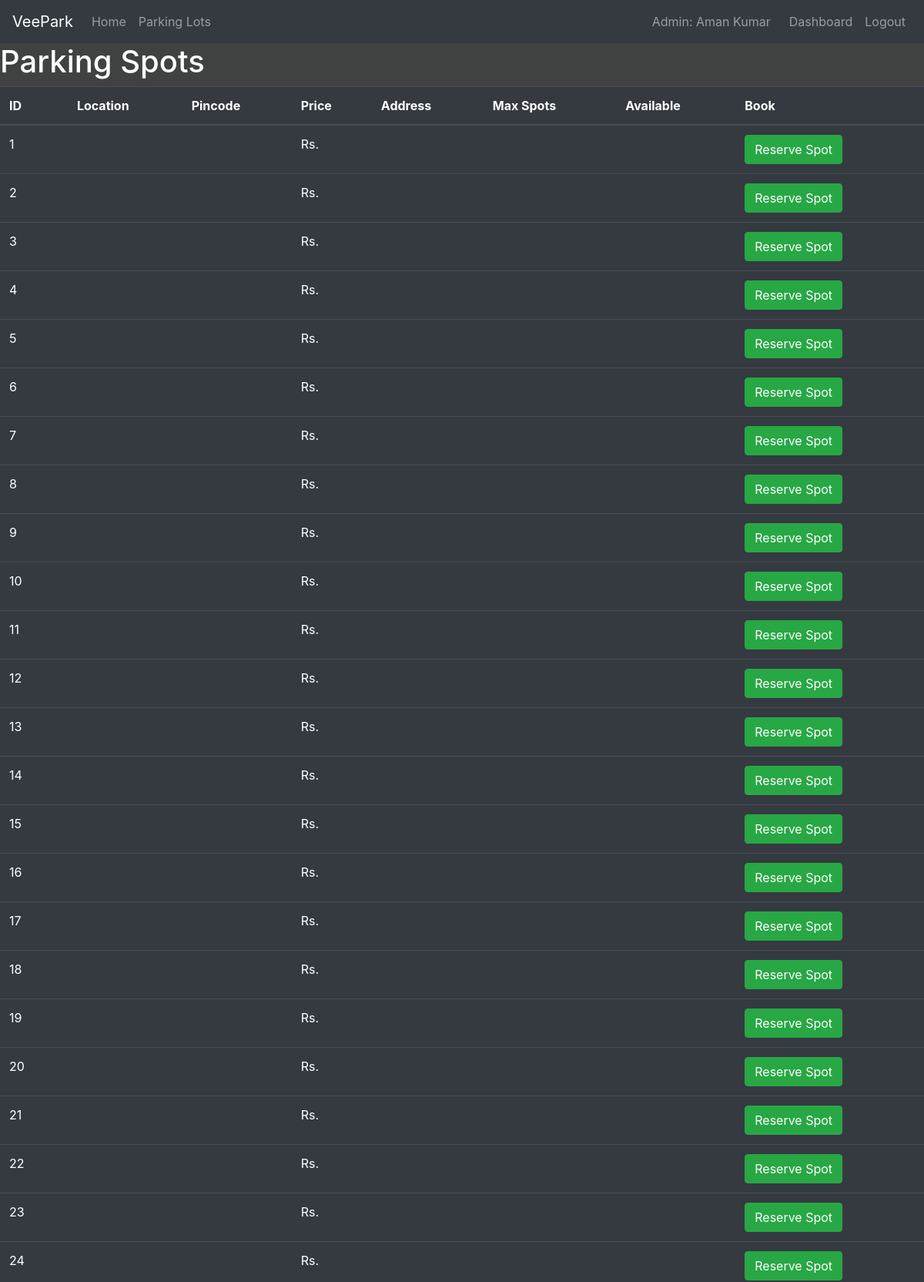
/parkingspots (signed in, upper part), run on the app's committed database.
### models/models.py (models this page shows, shortened)
class ParkingSpot(db.Model):
    __tablename__ = 'parking_spot'
    id=db.Column(db.Integer(), primary_key=True)
    lotid=db.Column(db.Integer(), db.ForeignKey('parking_lot.id'), nullable=False)
    status = db.Column(db.String(5), default="A")
    veichleNumber=db.Column(db.String(20), nullable=True)

### controllers/controllers.py (the view)
@controllers.route('/parkingspots')
def parking_spots():
    if not session.get('user_id'):
        flash('Please login to view parking spots.', 'warning')
        return redirect(url_for('controllers.login'))
    spots = ParkingSpot.query.all()
    return render_template('parking_spots.html', spots=spots)

### templates/parking_spots.html (shortened to what this page needs)
{% extends 'index.html' %}
{% block content %}
<h1>Parking Spots</h1>
<table class="table table-hover table-dark">
  <thead>
    <tr>
    <th scope="col">ID</th>
    <th scope="col">Location</th>
    <th scope="col">Pincode</th>
    <th scope="col">Price</th>
    <th scope="col">Address</th>
    <th scope="col">Max Spots</th>
    <th scope="col">Available</th>
    <th scope="'col">Book</th>
    </tr>
  </thead>
  <tbody>
    {% for spot in spots %}
    <tr>
      <td>{{spot.id}}</td>
      <td>{{spot.location}}</td>
      <td>{{spot.pincode}}</td>
      <td>Rs. {{spot.price}}</td>
      <td>{{spot.address}}</td>
      <td>{{spot.max_spots}}</td>
      <td>{{spot.available}}</td>
      <td>
        <button class="btn btn-outline btn-success">Reserve Spot</button>
      </td>
    </tr>
    {% endfor %}
  </tbody>
</table>
{% endblock %}

### templates/index.html (style rules this page uses)
body { background-color: #404242; color:white }

### data on the page
ParkingSpot: id "1"
ParkingSpot: id "2"
ParkingSpot: id "3"
ParkingSpot: id "4"
ParkingSpot: id "5"
ParkingSpot: id "6"
ParkingSpot: id "7"
ParkingSpot: id "8"
ParkingSpot: id "9"
ParkingSpot: id "10"
ParkingSpot: id "11"
ParkingSpot: id "12"
ParkingSpot: id "13"
ParkingSpot: id "14"
ParkingSpot: id "15"
ParkingSpot: id "16"
ParkingSpot: id "17"
ParkingSpot: id "18"
ParkingSpot: id "19"
ParkingSpot: id "20"
ParkingSpot: id "21"
ParkingSpot: id "22"
ParkingSpot: id "23"
ParkingSpot: id "24"

### other printed values
{{ session.get('user_fullname', 'Admin') }} "Aman Kumar"
